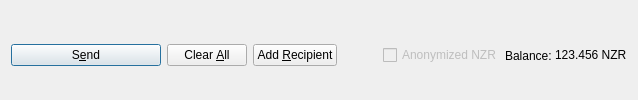
         <widget class="QFrame" name="frame_Send">
          <layout class="QHBoxLayout" name="horizontalLayout">
           <property name="bottomMargin">
            <number>0</number>
           </property>
           <item>
            <widget class="QPushButton" name="sendButton">
             <property name="minimumSize">
              <size>
               <width>150</width>
               <height>0</height>
              </size>
             </property>
             <property name="toolTip">
              <string>Confirm the send action</string>
             </property>
             <property name="text">
              <string>S&amp;end</string>
             </property>
             <property name="icon">
              <iconset resource="../nodezero.qrc">
               <normaloff>:/icons/send</normaloff>:/icons/send</iconset>
             </property>
             <property name="autoDefault">
              <bool>false</bool>
             </property>
             <property name="default">
              <bool>true</bool>
             </property>
            </widget>
           </item>
           <item>
            <widget class="QPushButton" name="clearButton">
             <property name="sizePolicy">
              <sizepolicy hsizetype="Minimum" vsizetype="Fixed">
               <horstretch>0</horstretch>
               <verstretch>0</verstretch>
              </sizepolicy>
             </property>
             <property name="toolTip">
              <string>Clear all fields of the form.</string>
             </property>
             <property name="text">
              <string>Clear &amp;All</string>
             </property>
             <property name="icon">
              <iconset resource="../nodezero.qrc">
               <normaloff>:/icons/remove</normaloff>:/icons/remove</iconset>
             </property>
             <property name="autoDefault">
              <bool>false</bool>
             </property>
            </widget>
           </item>
           <item>
            <widget class="QPushButton" name="addButton">
             <property name="toolTip">
              <string>Send to multiple recipients at once</string>
             </property>
             <property name="text">
              <string>Add &amp;Recipient</string>
             </property>
             <property name="icon">
              <iconset resource="../nodezero.qrc">
               <normaloff>:/icons/add</normaloff>:/icons/add</iconset>
             </property>
             <property name="autoDefault">
              <bool>false</bool>
             </property>
            </widget>
           </item>
           <item>
            <spacer name="horizontalSpacer">
             <property name="orientation">
              <enum>Qt::Horizontal</enum>
             </property>
             <property name="sizeHint" stdset="0">
              <size>
               <width>40</width>
               <height>20</height>
              </size>
             </property>
            </spacer>
           </item>
           <item>
            <layout class="QHBoxLayout" name="horizontalLayout_2">
             <property name="spacing">
              <number>3</number>
             </property>
             <item>
              <widget class="QCheckBox" name="checkzNZR">
               <property name="enabled">
                <bool>false</bool>
               </property>
               <property name="text">
                <string>Anonymized NZR</string>
               </property>
              </widget>
             </item>
             <item>
              <widget class="QLabel" name="label">
               <property name="text">
                <string>Balance:</string>
               </property>
              </widget>
             </item>
             <item>
              <widget class="QLabel" name="labelBalance">
               <property name="sizePolicy">
                <sizepolicy hsizetype="Preferred" vsizetype="Fixed">
                 <horstretch>0</horstretch>
                 <verstretch>0</verstretch>
                </sizepolicy>
               </property>
               <property name="cursor">
                <cursorShape>IBeamCursor</cursorShape>
               </property>
               <property name="text">
                <string notr="true">123.456 NZR</string>
               </property>
               <property name="textInteractionFlags">
                <set>Qt::LinksAccessibleByMouse|Qt::TextSelectableByKeyboard|Qt::TextSelectableByMouse</set>
               </property>
              </widget>
             </item>
            </layout>
           </item>
          </layout>
         </widget>
